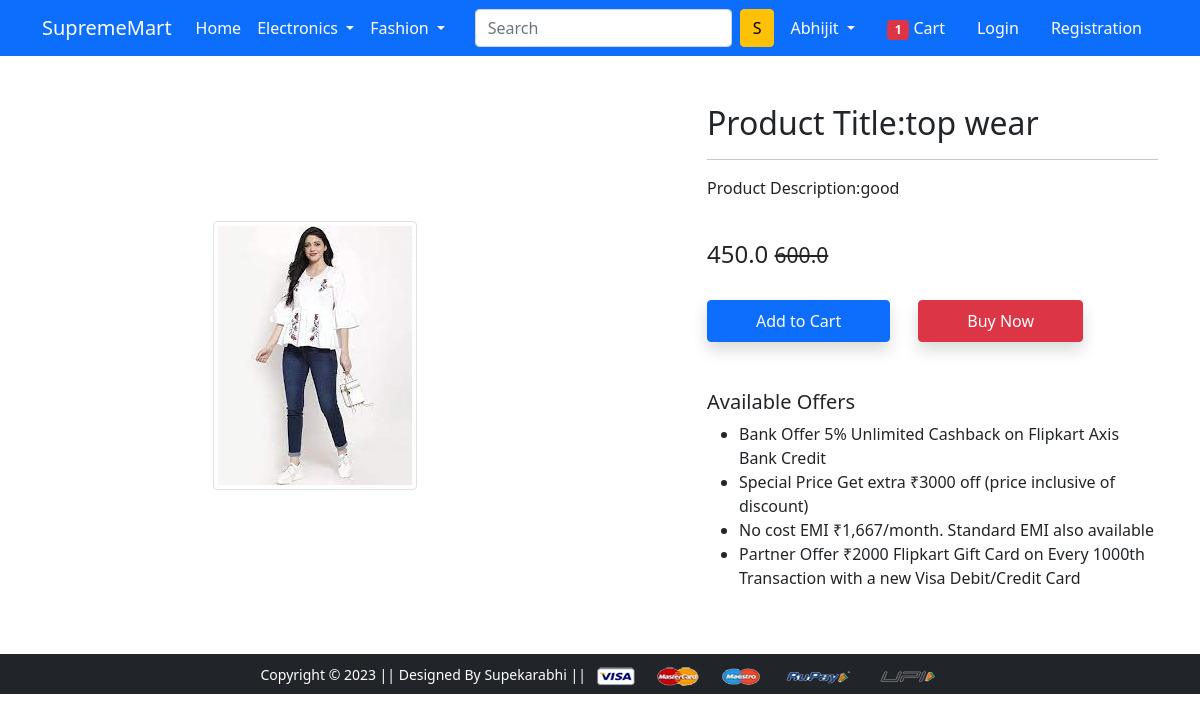
Before: /product-detail/10 with the older database file.
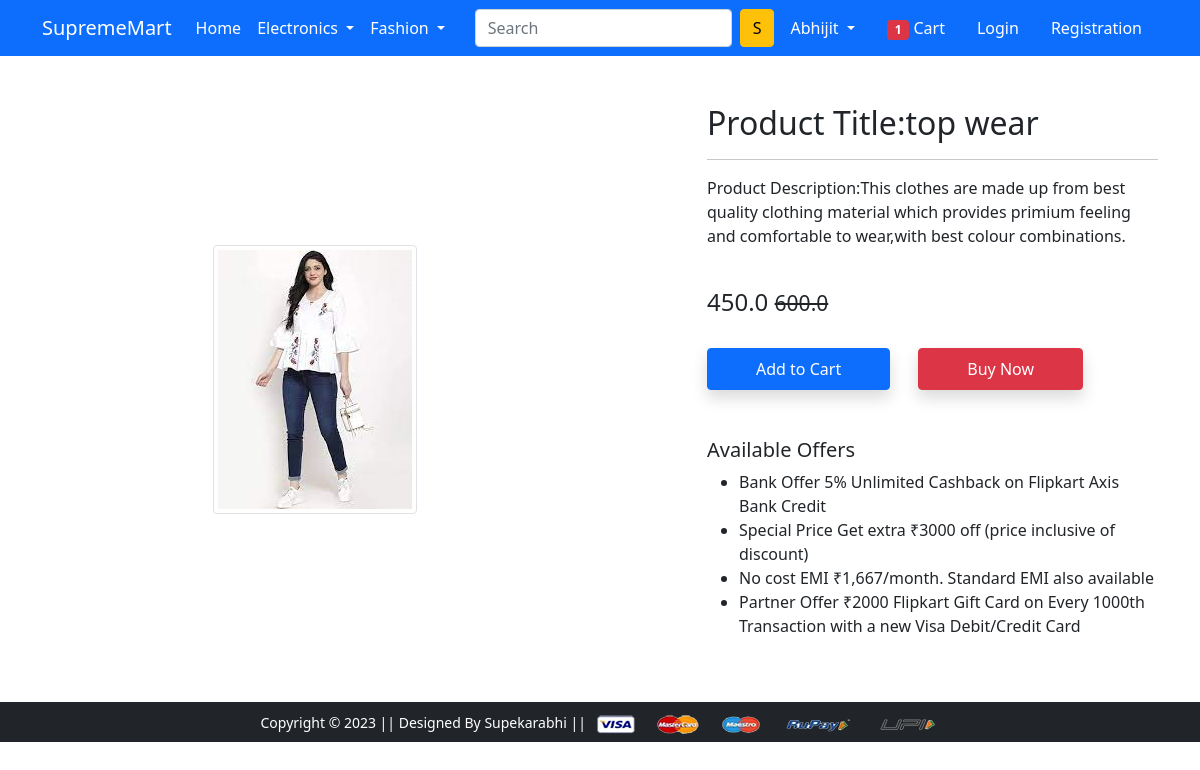
After: the same page with the newer database file.
### app/models.py (models this page shows, shortened)
class Product(models.Model):
    title=models.CharField(max_length=100)
    selling_price=models.FloatField()
    discounted_price=models.FloatField()
    description=models.TextField()
    brand=models.CharField(max_length=100)
    category=models.CharField(choices=CATEGORY_CHOICES,max_length=2)
    product_image=models.ImageField(upload_to='productimg')

### app/views.py (the view)
# urls.py: path('product-detail/<int:pk>', views.ProductDetailView.as_view(), name='product-detail'),
class ProductDetailView(View):
 def get(self,request,pk):
  product=Product.objects.get(pk=pk)
  return render(request,'app/productdetail.html',{'product':product})

### app/templates/app/productdetail.html (shortened to what this page needs)
{% extends 'app/base.html' %}
{% load static %}
{% block main-content %}
<div class="container my-5">
 <div class="row">
  <div class="col-sm-6 text-center align-self-center">
   <img src="{{product.product_image.url}}" alt="" class="img-fluid img-thumbnail">
  </div>
  <div class="col-sm-5 offset-sm-1">
   <h2>Product Title:{{product.title}}</h2>
   <hr>
   <p>Product Description:{{product.description}}</p> <br>
   <h4>{{product.discounted_price}} <small class="fw-light text-decoration-line-through">{{product.selling_price }}</small></h4> <br>
   <a href="{% url 'add-to-cart' %}" class="btn btn-primary shadow px-5 py-2">Add to Cart</a>
   <a href="{% url 'buy-now' %}" class="btn btn-danger shadow px-5 py-2 ms-4">Buy Now</a>
   <h5 class="mt-5">Available Offers</h5>
   <ul>
    <li>Bank Offer 5% Unlimited Cashback on Flipkart Axis Bank Credit</li>
    <li>Special Price Get extra ₹3000 off (price inclusive of discount)</li>
    <li>No cost EMI ₹1,667/month. Standard EMI also available</li>
    <li>Partner Offer ₹2000 Flipkart Gift Card on Every 1000th Transaction with a new Visa Debit/Credit Card</li>
   </ul>
  </div>
 </div>
</div>
{% endblock main-content %}

Changed rows visible on the page:
changed Product "top wear": description "good" → "This clothes are made up from best quality clothing material which provides primium feeling and comfortable to wear,with best colour combinations."
